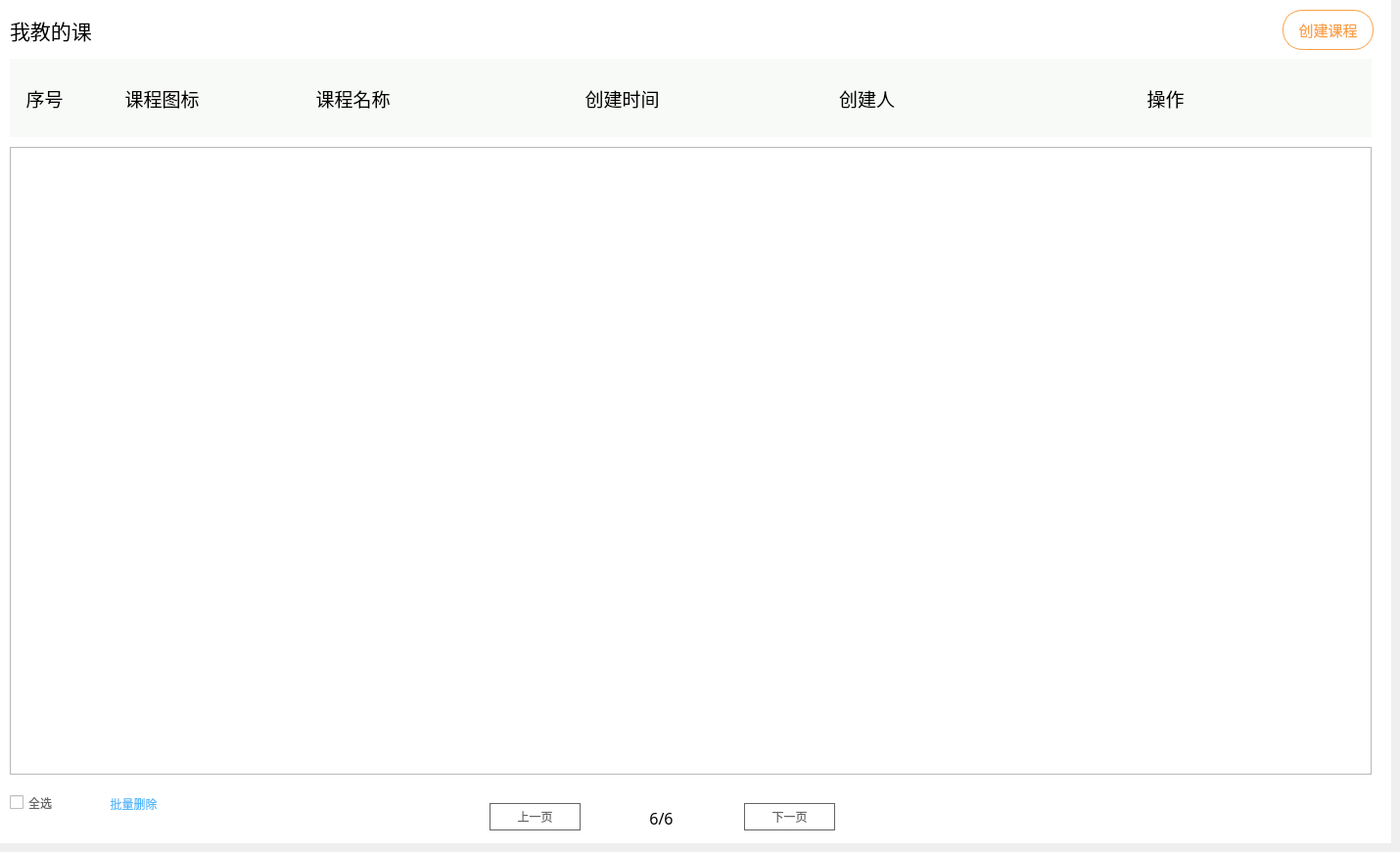
   <widget class="QWidget" name="page_4">
    <widget class="QWidget" name="widget_6" native="true">
     <property name="geometry">
      <rect>
       <x>0</x>
       <y>0</y>
       <width>1421</width>
       <height>861</height>
      </rect>
     </property>
     <property name="styleSheet">
      <string notr="true">#widget_6{
background-color:#ffffff;
}</string>
     </property>
     <widget class="QLabel" name="label_7">
      <property name="geometry">
       <rect>
        <x>10</x>
        <y>10</y>
        <width>151</width>
        <height>41</height>
       </rect>
      </property>
      <property name="font">
       <font>
        <family>黑体</family>
        <pointsize>16</pointsize>
       </font>
      </property>
      <property name="text">
       <string>我教的课</string>
      </property>
     </widget>
     <widget class="QPushButton" name="pushButton_29">
      <property name="geometry">
       <rect>
        <x>1310</x>
        <y>10</y>
        <width>93</width>
        <height>41</height>
       </rect>
      </property>
      <property name="font">
       <font>
        <family>黑体</family>
        <pointsize>11</pointsize>
       </font>
      </property>
      <property name="styleSheet">
       <string notr="true">#pushButton_29{
border:none;
border:1px solid #faa046;
color:#faa046;
border-radius:20;
}

#pushButton_29:hover{
border:1px solid #50b8f7;
color:#50b8f7;
}</string>
      </property>
      <property name="text">
       <string>创建课程</string>
      </property>
     </widget>
     <widget class="QTableWidget" name="tableWidget_2">
      <property name="geometry">
       <rect>
        <x>10</x>
        <y>150</y>
        <width>1391</width>
        <height>641</height>
       </rect>
      </property>
     </widget>
     <widget class="QWidget" name="widget_16" native="true">
      <property name="geometry">
       <rect>
        <x>10</x>
        <y>60</y>
        <width>1391</width>
        <height>80</height>
       </rect>
      </property>
      <property name="styleSheet">
       <string notr="true">#widget_16
{
background-color: #F8FAF7;
}</string>
      </property>
      <widget class="QLabel" name="label_51">
       <property name="geometry">
        <rect>
         <x>0</x>
         <y>0</y>
         <width>71</width>
         <height>80</height>
        </rect>
       </property>
       <property name="font">
        <font>
         <family>黑体</family>
         <pointsize>14</pointsize>
        </font>
       </property>
       <property name="text">
        <string>序号</string>
       </property>
       <property name="alignment">
        <set>Qt::AlignCenter</set>
       </property>
      </widget>
      <widget class="QLabel" name="label_52">
       <property name="geometry">
        <rect>
         <x>90</x>
         <y>0</y>
         <width>131</width>
         <height>80</height>
        </rect>
       </property>
       <property name="font">
        <font>
         <family>黑体</family>
         <pointsize>14</pointsize>
        </font>
       </property>
       <property name="text">
        <string>课程图标</string>
       </property>
       <property name="alignment">
        <set>Qt::AlignCenter</set>
       </property>
      </widget>
      <widget class="QLabel" name="label_53">
       <property name="geometry">
        <rect>
         <x>230</x>
         <y>0</y>
         <width>241</width>
         <height>80</height>
        </rect>
       </property>
       <property name="font">
        <font>
         <family>黑体</family>
         <pointsize>14</pointsize>
        </font>
       </property>
       <property name="text">
        <string>课程名称</string>
       </property>
       <property name="alignment">
        <set>Qt::AlignCenter</set>
       </property>
      </widget>
      <widget class="QLabel" name="label_54">
       <property name="geometry">
        <rect>
         <x>520</x>
         <y>10</y>
         <width>211</width>
         <height>61</height>
        </rect>
       </property>
       <property name="font">
        <font>
         <family>黑体</family>
         <pointsize>14</pointsize>
        </font>
       </property>
       <property name="text">
        <string>创建时间</string>
       </property>
       <property name="alignment">
        <set>Qt::AlignCenter</set>
       </property>
      </widget>
      <widget class="QLabel" name="label_55">
       <property name="geometry">
        <rect>
         <x>780</x>
         <y>10</y>
         <width>191</width>
         <height>61</height>
        </rect>
       </property>
       <property name="font">
        <font>
         <family>黑体</family>
         <pointsize>14</pointsize>
        </font>
       </property>
       <property name="text">
        <string>创建人</string>
       </property>
       <property name="alignment">
        <set>Qt::AlignCenter</set>
       </property>
      </widget>
      <widget class="QLabel" name="label_57">
       <property name="geometry">
        <rect>
         <x>980</x>
         <y>0</y>
         <width>401</width>
         <height>80</height>
        </rect>
       </property>
       <property name="font">
        <font>
         <family>黑体</family>
         <pointsize>14</pointsize>
        </font>
       </property>
       <property name="text">
        <string>操作</string>
       </property>
       <property name="alignment">
        <set>Qt::AlignCenter</set>
       </property>
      </widget>
     </widget>
     <widget class="QPushButton" name="pushButton_30">
      <property name="geometry">
       <rect>
        <x>500</x>
        <y>820</y>
        <width>93</width>
        <height>28</height>
       </rect>
      </property>
      <property name="styleSheet">
       <string notr="true">#pushButton_30
{
border:1px solid #646465;
color:#646465;
}

#pushButton_30:hover
{
background-color: #646465;
color:#ffffff;
}</string>
      </property>
      <property name="text">
       <string>上一页</string>
      </property>
     </widget>
     <widget class="QPushButton" name="pushButton_31">
      <property name="geometry">
       <rect>
        <x>760</x>
        <y>820</y>
        <width>93</width>
        <height>28</height>
       </rect>
      </property>
      <property name="styleSheet">
       <string notr="true">#pushButton_31
{
border:1px solid #646465;
color:#646465;
}

#pushButton_31:hover
{
background-color: #646465;
color:#ffffff;
}</string>
      </property>
      <property name="text">
       <string>下一页</string>
      </property>
     </widget>
     <widget class="QLabel" name="label_58">
      <property name="geometry">
       <rect>
        <x>600</x>
        <y>820</y>
        <width>151</width>
        <height>31</height>
       </rect>
      </property>
      <property name="font">
       <font>
        <family>黑体</family>
        <pointsize>12</pointsize>
       </font>
      </property>
      <property name="layoutDirection">
       <enum>Qt::LeftToRight</enum>
      </property>
      <property name="text">
       <string>6/6</string>
      </property>
      <property name="scaledContents">
       <bool>false</bool>
      </property>
      <property name="alignment">
       <set>Qt::AlignCenter</set>
      </property>
     </widget>
     <widget class="QCheckBox" name="checkBox_8">
      <property name="geometry">
       <rect>
        <x>10</x>
        <y>810</y>
        <width>61</width>
        <height>19</height>
       </rect>
      </property>
      <property name="styleSheet">
       <string notr="true">#checkBox_8
{
color:#646465;
}</string>
      </property>
      <property name="text">
       <string>全选</string>
      </property>
     </widget>
     <widget class="QPushButton" name="pushButton_32">
      <property name="geometry">
       <rect>
        <x>90</x>
        <y>800</y>
        <width>93</width>
        <height>41</height>
       </rect>
      </property>
      <property name="styleSheet">
       <string notr="true">#pushButton_32
{
border:none;
color:#50b8fd;
}</string>
      </property>
      <property name="text">
       <string>批量删除</string>
      </property>
     </widget>
    </widget>
   </widget>
